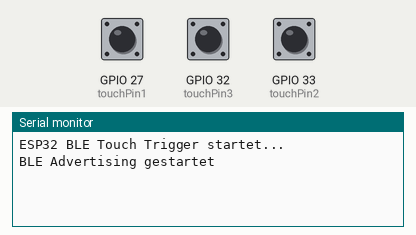
Simulated run of this sketch. Board: ESP32. Parts: the last lines printed to the serial monitor. Inputs (shaded band) come from the test bench; at power-on: GPIO 27 (touchPin1) HIGH, GPIO 32 (touchPin3) HIGH, GPIO 33 (touchPin2) HIGH. Nothing arrives over Bluetooth unless stated; a phone connects over Bluetooth LE 3 s after start.

Above: at 2.2 s.
2.3 s: GPIO 27 (touchPin1) pulled LOW for 0.15 s
At 3.3 s:
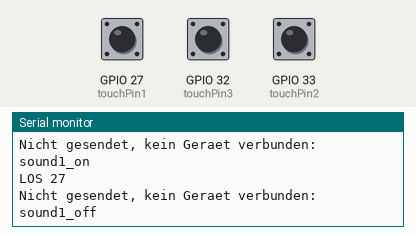
3.9 s: GPIO 32 (touchPin3) pulled LOW for 0.15 s
At 5.2 s:
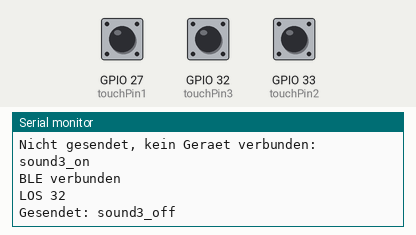
5.5 s: GPIO 33 (touchPin2) pulled LOW for 0.15 s
At 5.64 s:
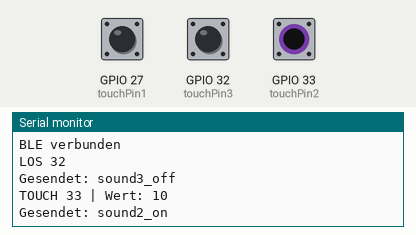
7.1 s: GPIO 27 (touchPin1) pulled LOW for 1 s
At 9.3 s:
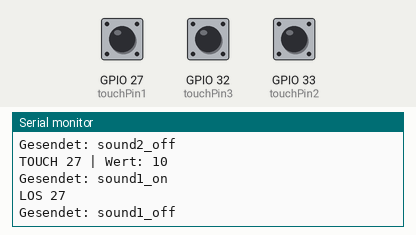
9.6 s: GPIO 32 (touchPin3) pulled LOW for 1 s
At 11.0 s:
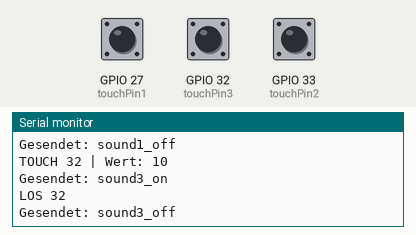
Timing chart, 0 to 12.6 s (numbered marks = the images above; inputs shaded):
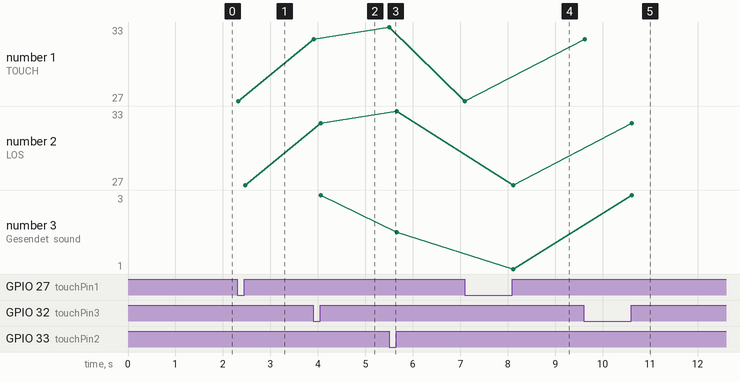

The sketch:

ble-test.ino
```cpp
#include <BLEDevice.h>
#include <BLEServer.h>
#include <BLEUtils.h>
#include <BLE2902.h>

const int touchPin1 = 27;
const int touchPin2 = 33;
const int touchPin3 = 32;

int threshold1 = 60;
int threshold2 = 60;
int threshold3 = 60;

bool wasTouched1 = false;
bool wasTouched2 = false;
bool wasTouched3 = false;

BLECharacteristic *pCharacteristic;
bool deviceConnected = false;

#define SERVICE_UUID        "12345678-1234-1234-1234-1234567890ab"
#define CHARACTERISTIC_UUID "abcdefab-1234-1234-1234-abcdefabcdef"

class MyServerCallbacks: public BLEServerCallbacks {
  void onConnect(BLEServer* pServer) {
    deviceConnected = true;
    Serial.println("BLE verbunden");
  }

  void onDisconnect(BLEServer* pServer) {
    deviceConnected = false;
    Serial.println("BLE getrennt");
    BLEDevice::startAdvertising();
    Serial.println("Advertising neu gestartet");
  }
};

void sendTrigger(const char* message) {
  if (deviceConnected) {
    pCharacteristic->setValue(message);
    pCharacteristic->notify();
    Serial.print("Gesendet: ");
    Serial.println(message);
  } else {
    Serial.print("Nicht gesendet, kein Geraet verbunden: ");
    Serial.println(message);
  }
}

void setup() {
  Serial.begin(115200);
  delay(1000);
  Serial.println("ESP32 BLE Touch Trigger startet...");

  BLEDevice::init("ESP32-Touch-Trigger");
  BLEServer *pServer = BLEDevice::createServer();
  pServer->setCallbacks(new MyServerCallbacks());

  BLEService *pService = pServer->createService(SERVICE_UUID);

  pCharacteristic = pService->createCharacteristic(
    CHARACTERISTIC_UUID,
    BLECharacteristic::PROPERTY_READ |
    BLECharacteristic::PROPERTY_NOTIFY
  );

  pCharacteristic->addDescriptor(new BLE2902());
  pCharacteristic->setValue("ready");

  pService->start();
  BLEAdvertising *pAdvertising = BLEDevice::getAdvertising();
  pAdvertising->start();

  Serial.println("BLE Advertising gestartet");
}

void loop() {
  int value1 = touchRead(touchPin1);
  int value2 = touchRead(touchPin2);
  int value3 = touchRead(touchPin3);

  bool isTouched1 = (value1 < threshold1);
  bool isTouched2 = (value2 < threshold2);
  bool isTouched3 = (value3 < threshold3);

  if (isTouched1 && !wasTouched1) {
    Serial.print("TOUCH 27 | Wert: ");
    Serial.println(value1);
    sendTrigger("sound1_on");
  }
  if (!isTouched1 && wasTouched1) {
    Serial.println("LOS 27");
    sendTrigger("sound1_off");
  }

  if (isTouched2 && !wasTouched2) {
    Serial.print("TOUCH 33 | Wert: ");
    Serial.println(value2);
    sendTrigger("sound2_on");
  }
  if (!isTouched2 && wasTouched2) {
    Serial.println("LOS 33");
    sendTrigger("sound2_off");
  }

  if (isTouched3 && !wasTouched3) {
    Serial.print("TOUCH 32 | Wert: ");
    Serial.println(value3);
    sendTrigger("sound3_on");
  }
  if (!isTouched3 && wasTouched3) {
    Serial.println("LOS 32");
    sendTrigger("sound3_off");
  }

  wasTouched1 = isTouched1;
  wasTouched2 = isTouched2;
  wasTouched3 = isTouched3;

  delay(30);
}
```

Measured:
- after the input at 2.3 s, the serial monitor: prints a new line at once (image 1)
- after the input at 3.9 s, the serial monitor: prints a new line at once (image 2)
- after the input at 5.5 s, the serial monitor: prints a new line at once (image 3)
- after the input at 7.1 s, the serial monitor: prints a new line at once (image 4)
- after the input at 9.6 s, the serial monitor: prints a new line at once (image 5)
- plotted number 1: 32 → 33 after the input at 5.5 s, 33 → 27 after the input at 7.1 s, 27 → 32 after the input at 9.6 s
- plotted number 2: 32 → 33 after the input at 5.5 s, 33 → 27 after the input at 7.1 s, 27 → 32 after the input at 9.6 s
- plotted number 3: 3 → 2 after the input at 5.5 s, 2 → 1 after the input at 7.1 s, 1 → 3 after the input at 9.6 s
